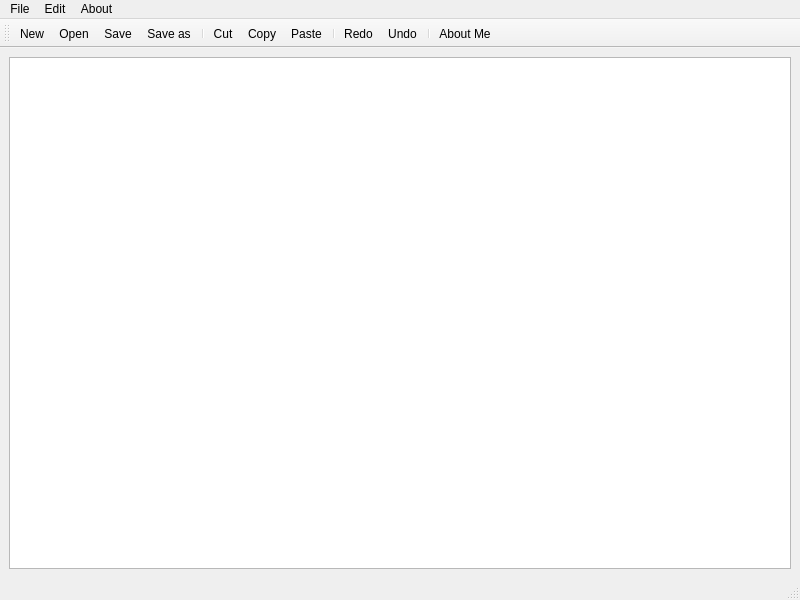
<?xml version="1.0" encoding="UTF-8"?>
<ui version="4.0">
 <class>Notepad</class>
 <widget class="QMainWindow" name="Notepad">
  <property name="geometry">
   <rect>
    <x>0</x>
    <y>0</y>
    <width>800</width>
    <height>600</height>
   </rect>
  </property>
  <property name="windowTitle">
   <string>Notepad</string>
  </property>
  <widget class="QWidget" name="centralwidget">
   <layout class="QHBoxLayout" name="horizontalLayout">
    <item>
     <widget class="QTextEdit" name="textEdit"/>
    </item>
   </layout>
  </widget>
  <widget class="QMenuBar" name="menubar">
   <property name="geometry">
    <rect>
     <x>0</x>
     <y>0</y>
     <width>800</width>
     <height>22</height>
    </rect>
   </property>
   <widget class="QMenu" name="menuFile">
    <property name="title">
     <string>File</string>
    </property>
    <addaction name="actionNew"/>
    <addaction name="actionOpen"/>
    <addaction name="separator"/>
    <addaction name="actionSave"/>
    <addaction name="actionSave_as"/>
   </widget>
   <widget class="QMenu" name="menuEdit">
    <property name="title">
     <string>Edit</string>
    </property>
    <addaction name="actionCut"/>
    <addaction name="actionCopy"/>
    <addaction name="actionPaste"/>
    <addaction name="separator"/>
    <addaction name="actionRedo"/>
    <addaction name="actionUndo"/>
   </widget>
   <widget class="QMenu" name="menuAbout">
    <property name="title">
     <string>About</string>
    </property>
    <addaction name="actionAbout_Me"/>
   </widget>
   <addaction name="menuFile"/>
   <addaction name="menuEdit"/>
   <addaction name="menuAbout"/>
  </widget>
  <widget class="QStatusBar" name="statusbar"/>
  <widget class="QToolBar" name="toolBar">
   <property name="windowTitle">
    <string>toolBar</string>
   </property>
   <attribute name="toolBarArea">
    <enum>TopToolBarArea</enum>
   </attribute>
   <attribute name="toolBarBreak">
    <bool>false</bool>
   </attribute>
   <addaction name="actionNew"/>
   <addaction name="actionOpen"/>
   <addaction name="actionSave"/>
   <addaction name="actionSave_as"/>
   <addaction name="separator"/>
   <addaction name="actionCut"/>
   <addaction name="actionCopy"/>
   <addaction name="actionPaste"/>
   <addaction name="separator"/>
   <addaction name="actionRedo"/>
   <addaction name="actionUndo"/>
   <addaction name="separator"/>
   <addaction name="actionAbout_Me"/>
  </widget>
  <action name="actionNew">
   <property name="icon">
    <iconset resource="Resource.qrc">
     <normaloff>:/rec/img/new.png</normaloff>:/rec/img/new.png</iconset>
   </property>
   <property name="text">
    <string>New</string>
   </property>
  </action>
  <action name="actionOpen">
   <property name="icon">
    <iconset resource="Resource.qrc">
     <normaloff>:/rec/img/open.png</normaloff>:/rec/img/open.png</iconset>
   </property>
   <property name="text">
    <string>Open</string>
   </property>
  </action>
  <action name="actionSave">
   <property name="icon">
    <iconset resource="Resource.qrc">
     <normaloff>:/rec/img/save.png</normaloff>:/rec/img/save.png</iconset>
   </property>
   <property name="text">
    <string>Save</string>
   </property>
  </action>
  <action name="actionSave_as">
   <property name="icon">
    <iconset resource="Resource.qrc">
     <normaloff>:/rec/img/save_as.png</normaloff>:/rec/img/save_as.png</iconset>
   </property>
   <property name="text">
    <string>Save as</string>
   </property>
  </action>
  <action name="actionCut">
   <property name="icon">
    <iconset resource="Resource.qrc">
     <normaloff>:/rec/img/cut.png</normaloff>:/rec/img/cut.png</iconset>
   </property>
   <property name="text">
    <string>Cut</string>
   </property>
  </action>
  <action name="actionCopy">
   <property name="icon">
    <iconset resource="Resource.qrc">
     <normaloff>:/rec/img/copy.png</normaloff>:/rec/img/copy.png</iconset>
   </property>
   <property name="text">
    <string>Copy</string>
   </property>
  </action>
  <action name="actionPaste">
   <property name="icon">
    <iconset resource="Resource.qrc">
     <normaloff>:/rec/img/paste.png</normaloff>:/rec/img/paste.png</iconset>
   </property>
   <property name="text">
    <string>Paste</string>
   </property>
  </action>
  <action name="actionRedo">
   <property name="icon">
    <iconset resource="Resource.qrc">
     <normaloff>:/rec/img/edit_redo.png</normaloff>:/rec/img/edit_redo.png</iconset>
   </property>
   <property name="text">
    <string>Redo</string>
   </property>
  </action>
  <action name="actionUndo">
   <property name="icon">
    <iconset resource="Resource.qrc">
     <normaloff>:/rec/img/edit_undo.png</normaloff>:/rec/img/edit_undo.png</iconset>
   </property>
   <property name="text">
    <string>Undo</string>
   </property>
  </action>
  <action name="actionAbout_Me">
   <property name="icon">
    <iconset resource="Resource.qrc">
     <normaloff>:/rec/img/info.png</normaloff>:/rec/img/info.png</iconset>
   </property>
   <property name="text">
    <string>About Me</string>
   </property>
  </action>
 </widget>
 <resources>
  <include location="Resource.qrc"/>
 </resources>
 <connections/>
</ui>
